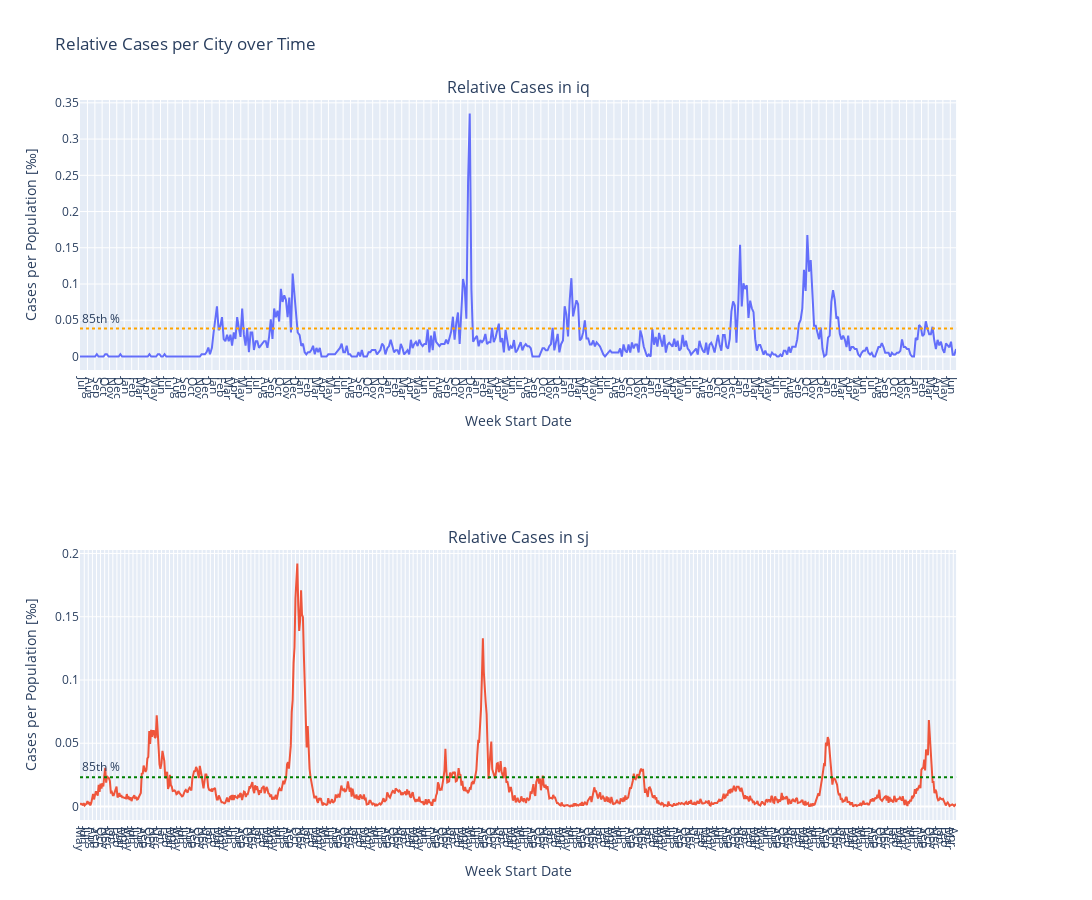

The notebook cell saved with this chart:
### Markdown cell above
Telling.  
Relative to the total population, the case numbers are in comparable ranges, IQ even had the worse outbreak.  

It might be interesting to either increase the amount of outbrreak data, for the model to predict those more reliably or to change the problem into a classification problem first (outbreak, no outbreak) to then create two more models to predict outbreak an non-outbreak case numbers. For that we need a definition of outbreak, maybe percentile based.

### Code cell
import plotly.graph_objects as go
from plotly.subplots import make_subplots

# Compute 85th percentiles per city
p85 = pop_data.groupby("city")["relative_cases"].quantile(0.85)

# Create subplots: 1 row, 2 columns
fig = make_subplots(
    rows=2,
    cols=1,
    subplot_titles=("Relative Cases in iq", "Relative Cases in sj"),
        specs=[[{"secondary_y": True}],
                [{"secondary_y": True}]]
)

# Plot for "iq"
iq_data = pop_data[pop_data["city"] == "iq"]
fig.add_trace(
    go.Scatter(
        x=iq_data["week_start_date"],
        y=iq_data["relative_cases"],
        mode="lines",
        name="iq",
    ),
    row=1,
    col=1,
)
fig.add_hline(
    y=p85["iq"],
    line_dash="dot",
    line_color="orange",
    annotation_text="85th %",
    annotation_position="top left",
    row=1,
    col=1,
)

# Plot for "sj"
sj_data = pop_data[pop_data["city"] == "sj"]
fig.add_trace(
    go.Scatter(
        x=sj_data["week_start_date"],
        y=sj_data["relative_cases"],
        mode="lines",
        name="sj",
    ),
    row=2,
    col=1,
)
fig.add_hline(
    y=p85["sj"],
    line_dash="dot",
    line_color="green",
    annotation_text="85th %",
    annotation_position="top left",
    row=2,
    col=1,
)

# Update layout
fig.update_layout(
    title_text="Relative Cases per City over Time",
    showlegend=False,
    height=900,
    width=2500,
)

fig.update_xaxes(
    title_text="Week Start Date",
    dtick="M1",
    tickformat="%b",
    ticklabelmode="period",
    tick0="",
    row=1,
    col=1,
)
fig.update_xaxes(
    title_text="Week Start Date",
    dtick="M1",
    tickformat="%b",
    ticklabelmode="period",
    row=2,
    col=1,
)
fig.update_yaxes(title_text="Cases per Population [‰]", row=1, col=1)
fig.update_yaxes(title_text="Cases per Population [‰]", row=2, col=1)
fig.show()

### Figure 1 — Plotly figure (JSON) as saved in the notebook; plotly's stock layout.template omitted (floating-point values rounded to 4 significant figures; data arrays with more than 128 entries replaced by an {"elided": "..."} marker saying what was removed)
{"data": [{"mode": "lines", "name": "iq", "type": "scatter", "x": {"elided": "520 str values"}, "xaxis": "x", "y": {"elided": "520 float values"}, "yaxis": "y"}, {"mode": "lines", "name": "sj", "type": "scatter", "x": {"elided": "936 str values"}, "xaxis": "x2", "y": {"elided": "936 float values"}, "yaxis": "y3"}], "layout": {"annotations": [{"font": {"size": 16}, "showarrow": false, "text": "Relative Cases in iq", "x": 0.47, "xanchor": "center", "xref": "paper", "y": 1, "yanchor": "bottom", "yref": "paper"}, {"font": {"size": 16}, "showarrow": false, "text": "Relative Cases in sj", "x": 0.47, "xanchor": "center", "xref": "paper", "y": 0.375, "yanchor": "bottom", "yref": "paper"}, {"showarrow": false, "text": "85th %", "x": 0, "xanchor": "left", "xref": "x domain", "y": 0.03848, "yanchor": "bottom", "yref": "y"}, {"showarrow": false, "text": "85th %", "x": 0, "xanchor": "left", "xref": "x2 domain", "y": 0.0231, "yanchor": "bottom", "yref": "y3"}], "height": 900, "shapes": [{"line": {"color": "orange", "dash": "dot"}, "type": "line", "x0": 0, "x1": 1, "xref": "x domain", "y0": 0.03848, "y1": 0.03848, "yref": "y"}, {"line": {"color": "green", "dash": "dot"}, "type": "line", "x0": 0, "x1": 1, "xref": "x2 domain", "y0": 0.0231, "y1": 0.0231, "yref": "y3"}], "showlegend": false, "title": {"text": "Relative Cases per City over Time"}, "width": 2500, "xaxis": {"anchor": "y", "domain": [0, 0.94], "dtick": "M1", "tick0": "", "tickformat": "%b", "ticklabelmode": "period", "title": {"text": "Week Start Date"}}, "xaxis2": {"anchor": "y3", "domain": [0, 0.94], "dtick": "M1", "tickformat": "%b", "ticklabelmode": "period", "title": {"text": "Week Start Date"}}, "yaxis": {"anchor": "x", "domain": [0.625, 1], "title": {"text": "Cases per Population [‰]"}}, "yaxis2": {"anchor": "x", "overlaying": "y", "side": "right", "title": {"text": "Cases per Population [‰]"}}, "yaxis3": {"anchor": "x2", "domain": [0, 0.375], "title": {"text": "Cases per Population [‰]"}}, "yaxis4": {"anchor": "x2", "overlaying": "y3", "side": "right", "title": {"text": "Cases per Population [‰]"}}}}
